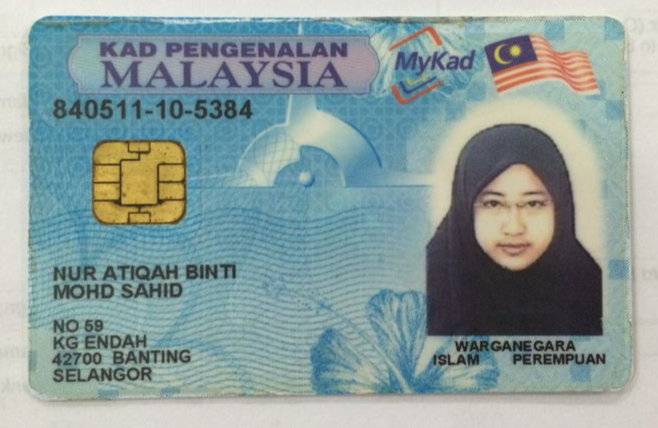
#> input picture images/20.jpg, 1316 x 856 px (shown at 1/2 size); its folder holds only this picture in this run
$ python augment_train.py
#> lines starting #> are read from the running program, lines starting #| are printed output that depends on the picture; after the words box and inside, x2 and y2 are one past the last pixel; in counts of white or black regions, pixels touching at a corner belong together
from pathlib import Path
from PIL import Image, ImageEnhance, ImageFilter
import numpy as np
import random
import io

# ============================================================
# PATHS
# ============================================================

BASE = Path("/Users/sutantojoel/060826/mykad_dataset")

INPUT_IMAGES = BASE / "train/images"
INPUT_LABELS = BASE / "train/labels"

OUTPUT_IMAGES = BASE / "train/images_augmented"
OUTPUT_LABELS = BASE / "train/labels_augmented"

OUTPUT_IMAGES.mkdir(parents=True, exist_ok=True)
OUTPUT_LABELS.mkdir(parents=True, exist_ok=True)

# Reproducible randomness
random.seed(42)
np.random.seed(42)


# ============================================================
# BLUR
# ============================================================

def add_blur(image):

    radius = random.uniform(0.5, 2.0)

    return image.filter(
        ImageFilter.GaussianBlur(radius)
    )


# ============================================================
# SHADOW
# ============================================================

def add_shadow(image):

    image = image.convert("RGB")

    width, height = image.size

    arr = np.array(image).astype(np.float32)

    # Random shadow region
    x1 = random.randint(0, int(width * 0.5))
    y1 = random.randint(0, int(height * 0.5))

    x2 = random.randint(
        int(width * 0.5),
        width
    )

    y2 = random.randint(
        int(height * 0.5),
        height
    )

    mask = np.zeros(
        (height, width),
        dtype=np.uint8
    )

    mask[y1:y2, x1:x2] = 255

    shadow = Image.fromarray(mask)

    # Soft shadow edges
    shadow = shadow.filter(
        ImageFilter.GaussianBlur(
            random.uniform(15, 40)
        )
    )

    mask = (
        np.array(shadow).astype(np.float32)
        / 255.0
    )

    darkness = random.uniform(
        0.20,
        0.50
    )

    arr *= (
        1 - mask[:, :, None] * darkness
    )

    arr = np.clip(
        arr,
        0,
        255
    ).astype(np.uint8)

    return Image.fromarray(arr)


# ============================================================
# LIGHTING
# ============================================================

def change_lighting(image):

    # Brightness
    brightness = random.uniform(
        0.70,
        1.30
    )

    image = ImageEnhance.Brightness(
        image
    ).enhance(brightness)

    # Contrast
    contrast = random.uniform(
        0.80,
        1.25
    )

    image = ImageEnhance.Contrast(
        image
    ).enhance(contrast)

    # Slight saturation change
    saturation = random.uniform(
        0.85,
        1.15
    )

    image = ImageEnhance.Color(
        image
    ).enhance(saturation)

    return image


# ============================================================
# CAMERA QUALITY
# ============================================================

def change_camera_quality(image):

    width, height = image.size

    # Simulate lower resolution camera
    scale = random.uniform(
        0.55,
        0.85
    )

    small_size = (
        max(32, int(width * scale)),
        max(32, int(height * scale))
    )

    image = image.resize(
        small_size,
        Image.Resampling.BILINEAR
    )

    # Restore original dimensions
    image = image.resize(
        (width, height),
        Image.Resampling.BILINEAR
    )

    # Sensor noise
    arr = np.array(
        image
    ).astype(np.float32)

    noise_strength = random.uniform(
        2,
        8
    )

    noise = np.random.normal(
        0,
        noise_strength,
        arr.shape
    )

    arr += noise

    arr = np.clip(
        arr,
        0,
        255
    ).astype(np.uint8)

    image = Image.fromarray(arr)

    # JPEG compression
    quality = random.randint(
        40,
        85
    )

    buffer = io.BytesIO()

    image.save(
        buffer,
        format="JPEG",
        quality=quality
    )

    buffer.seek(0)

    return Image.open(
        buffer
    ).convert("RGB")


# ============================================================
# RANDOM COMBINATION
# ============================================================

def combined(image):

    operations = [
        add_blur,
        add_shadow,
        change_lighting,
        change_camera_quality
    ]

    random.shuffle(operations)

    # Apply 2-4 effects
    number = random.randint(2, 4)

    for operation in operations[:number]:
        image = operation(image)

    return image


# ============================================================
# COPY LABEL
# ============================================================

def copy_label(
    original_label,
    new_label
):

    if not original_label.exists():

        print(
            f"WARNING: Missing label "
            f"{original_label.name}"
        )

        return False

    new_label.write_text(
        original_label.read_text()
    )

    return True


# ============================================================
# MAIN
# ============================================================

extensions = {
    ".jpg",
    ".jpeg",
    ".png",
    ".webp"
}

images = [
    p for p in INPUT_IMAGES.iterdir()
    if p.suffix.lower() in extensions
]

print(
    f"Found {len(images)} training images."
)

augmentation_functions = [
    ("blur", add_blur),
    ("shadow", add_shadow),
    ("lighting", change_lighting),
    ("camera", change_camera_quality),
    ("combined", combined)
]

total = 0

for index, image_path in enumerate(images):

    print(
        f"[{index + 1}/{len(images)}] "
        f"{image_path.name}"
    )

    label_path = (
        INPUT_LABELS /
        f"{image_path.stem}.txt"
    )

    original = Image.open(
        image_path
    ).convert("RGB")

    for name, function in augmentation_functions:

        augmented = function(
            original.copy()
        )

        output_name = (
            f"{image_path.stem}_{name}.jpg"
        )

        output_image = (
            OUTPUT_IMAGES /
            output_name
        )

        output_label = (
            OUTPUT_LABELS /
            f"{image_path.stem}_{name}.txt"
        )

        augmented.save(
            output_image,
            format="JPEG",
            quality=90
        )

        if copy_label(
            label_path,
            output_label
        ):
            total += 1
#> this loop made 5 passes
#> pass 2, in add_shadow, `shadow = Image.fromarray(mask)`:
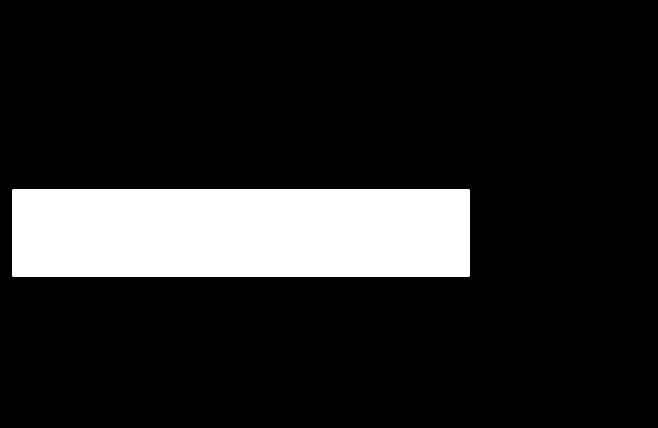
#> shadow: PIL image 1316x856 L (shown at 1/2 size); 14.1% white; 1 white region, box (x1, y1, x2, y2) and area: (25, 379, 939, 553) 159036
#> pass 2, in add_shadow, `shadow = shadow.filter( ImageFilter.GaussianBlur( random.uniform(15, 4..`:
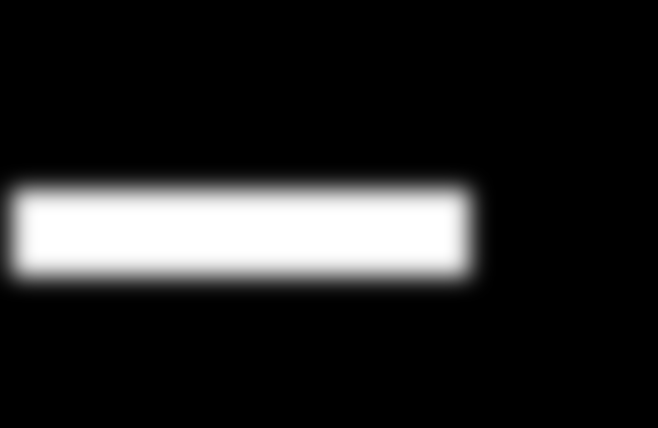
#> shadow: PIL image 1316x856 L (shown at 1/2 size); min 0, max 255, mean 36
#> after the loop:
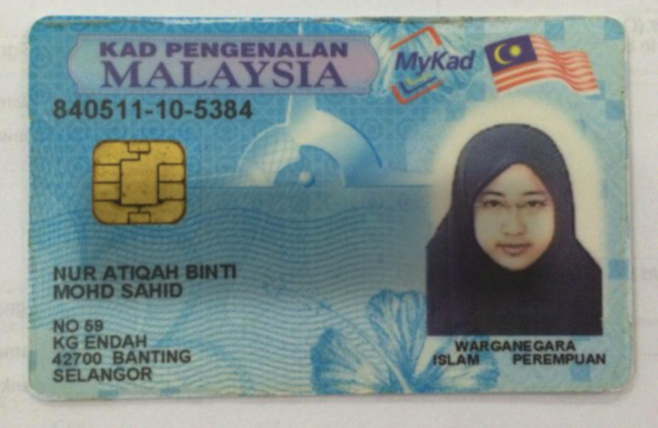
#> augmented: PIL image 1316x856 RGB (shown at 1/2 size); mean R, G, B 125.5, 142.3, 141.2
#> after the loop, total = 0


print()
print("==============================")
print("AUGMENTATION COMPLETE")
print("==============================")
print(
    f"Original training images: "
    f"{len(images)}"
)
print(
    f"Augmented images created: "
    f"{total}"
)
#| Augmented images created: 0
print(
    f"Output images: "
    f"{OUTPUT_IMAGES}"
)
print(
    f"Output labels: "
    f"{OUTPUT_LABELS}"
)
